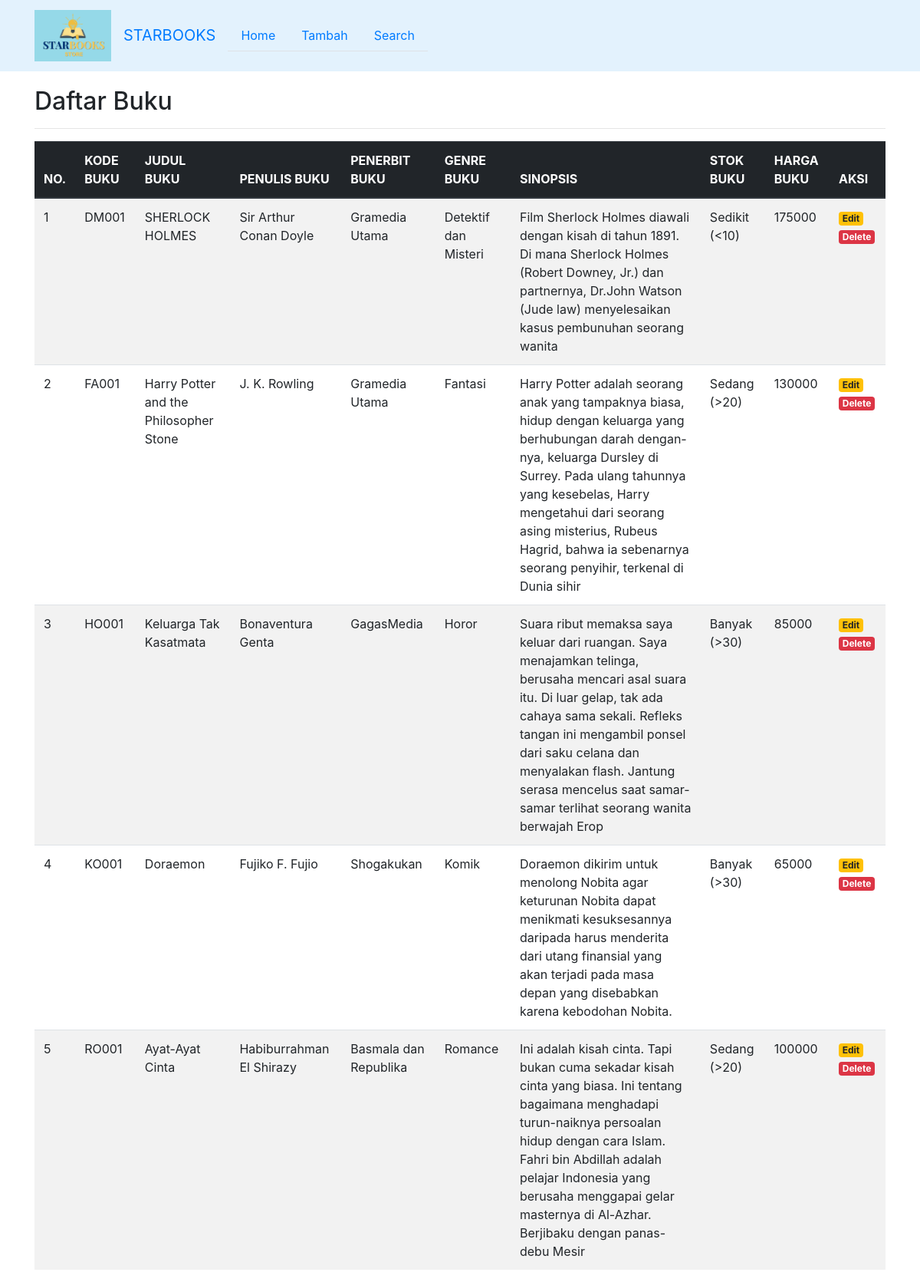
The page / on the database its author committed.
### tables this page shows
CREATE TABLE `buku` (
  `kode_buku` varchar(10) NOT NULL,
  `judul` varchar(50) NOT NULL,
  `penulis` varchar(30) NOT NULL,
  `penerbit` varchar(30) NOT NULL,
  `genre` varchar(50) NOT NULL,
  `sinopsis` varchar(300) NOT NULL,
  `stok` varchar(20) NOT NULL,
  `harga` int(11) NOT NULL
);

### index.php (the view, shortened to what this page needs)
<?php
include('config.php');
?>
<!DOCTYPE html>
<html>
<head>
	<link rel="stylesheet" href="https://stackpath.bootstrapcdn.com/bootstrap/4.1.3/css/bootstrap.min.css">
</head>
<body>
  <nav class="navbar navbar-expand-lg" style="background-color: #e3f2fd;">
    <div class="container">
      <a class="navbar-brand" href="#"><img src="logo1.png" width="100px"></a>
      <a class="navbar-brand" href="#">STARBOOKS</a>
      <div class="collapse navbar-collapse" id="navbarSupportedContent">
        <ul class="nav nav-tabs">
        	<li class="nav-item">
		    <a class="nav-link " aria-current="page" href="index.php">Home</a>
		  </li>
		  <li class="nav-item">
		    <a class="nav-link" href="tambah.php">Tambah</a>
		  </li>
		  <li class="nav-item">
		    <a class="nav-link" href="cari.php">Search</a>
		  </li>
        </ul>
      </div>
    </div>
  </nav>
	<div class="container" style="margin-top:20px">
		<h2>Daftar Buku</h2>
		<hr>
		<table class="table table-striped table-hover dtabel">
			<thead class="thead-dark">
				<tr>
					<th>NO.</th>
					<th>KODE BUKU</th>
					<th>JUDUL BUKU</th>
					<th>PENULIS BUKU</th>
					<th>PENERBIT BUKU</th>
					<th>GENRE BUKU</th>
					<th>SINOPSIS</th>
					<th>STOK BUKU</th>
					<th>HARGA BUKU</th>
					<th>AKSI</th>
				</tr>
			</thead>
			<tbody>
				<?php
				$sql = mysqli_query($koneksi, "SELECT * FROM buku ORDER BY kode_buku ASC") or die(mysqli_error($koneksi));
				if(mysqli_num_rows($sql) > 0){
					$no = 1;
					while($data = mysqli_fetch_assoc($sql)){
						echo '
						<tr>
							<td>'.$no.'</td>
							<td>'.$data['kode_buku'].'</td>
							<td>'.$data['judul'].'</td>
							<td>'.$data['penulis'].'</td>
							<td>'.$data['penerbit'].'</td>
							<td>'.$data['genre'].'</td>
							<td>'.$data['sinopsis'].'</td>
							<td>'.$data['stok'].'</td>
							<td>'.$data['harga'].'</td>
							<td>
								<a href="edit.php?kode_buku='.$data['kode_buku'].'" class="badge badge-warning">Edit</a>
								<a href="delete.php?kode_buku='.$data['kode_buku'].'" class="badge badge-danger" onclick="return confirm(\'Yakin ingin menghapus data ini?\')">Delete</a>
							</td>
						</tr>
						';
						$no++;
					}
				}else{
					echo '
					<tr>
						<td colspan="6">Tidak ada data.</td>
					</tr>
					';
				}
				?>
		</table>
	</div>
</body>
</html>

### rows shown on the page
buku: kode_buku "DM001", judul "SHERLOCK HOLMES", penulis "Sir Arthur Conan Doyle", penerbit "Gramedia Utama", genre "Detektif dan Misteri", sinopsis "Film Sherlock Holmes diawali dengan kisah di tahun 1891. Di mana Sherlock Holmes (Robert Downey, Jr.) dan partnernya, Dr.John Watson (Jude law) menyelesaikan kasus pembunuhan seorang wanita", stok "Sedikit (<10)", harga "175000"
buku: kode_buku "FA001", judul "Harry Potter and the Philosopher Stone", penulis "J. K. Rowling", penerbit "Gramedia Utama", genre "Fantasi", sinopsis "Harry Potter adalah seorang anak yang tampaknya biasa, hidup dengan keluarga yang berhubungan darah dengan-nya, keluarga Dursley di Surrey. Pada ulang tahunnya yang kesebelas, Harry mengetahui dari seorang asing misterius, Rubeus Hagrid, bahwa ia sebenarnya seorang penyihir, terkenal di Dunia sihir", stok "Sedang (>20)", harga "130000"
buku: kode_buku "HO001", judul "Keluarga Tak Kasatmata", penulis "Bonaventura Genta", penerbit "GagasMedia", genre "Horor", sinopsis "Suara ribut memaksa saya keluar dari ruangan. Saya menajamkan telinga, berusaha mencari asal suara itu. Di luar gelap, tak ada cahaya sama sekali. Refleks tangan ini mengambil ponsel dari saku celana dan menyalakan flash. Jantung serasa mencelus saat samar-samar terlihat seorang wanita berwajah Erop", stok "Banyak (>30)", harga "85000"
buku: kode_buku "KO001", judul "Doraemon", penulis "Fujiko F. Fujio", penerbit "Shogakukan", genre "Komik", sinopsis "Doraemon dikirim untuk menolong Nobita agar keturunan Nobita dapat menikmati kesuksesannya daripada harus menderita dari utang finansial yang akan terjadi pada masa depan yang disebabkan karena kebodohan Nobita.", stok "Banyak (>30)", harga "65000"
buku: kode_buku "RO001", judul "Ayat-Ayat Cinta", penulis "Habiburrahman El Shirazy", penerbit "Basmala dan Republika", genre "Romance", sinopsis "Ini adalah kisah cinta. Tapi bukan cuma sekadar kisah cinta yang biasa. Ini tentang bagaimana menghadapi turun-naiknya persoalan hidup dengan cara Islam. Fahri bin Abdillah adalah pelajar Indonesia yang berusaha menggapai gelar masternya di Al-Azhar. Berjibaku dengan panas-debu Mesir", stok "Sedang (>20)", harga "100000"
